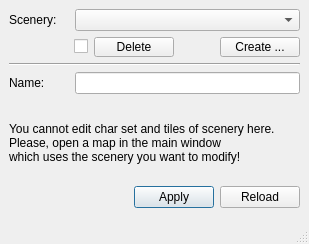
<?xml version="1.0" encoding="UTF-8"?>
<ui version="4.0">
 <class>SceneryEditor</class>
 <widget class="QMainWindow" name="SceneryEditor">
  <property name="geometry">
   <rect>
    <x>0</x>
    <y>0</y>
    <width>309</width>
    <height>244</height>
   </rect>
  </property>
  <property name="windowTitle">
   <string>MainWindow</string>
  </property>
  <widget class="QWidget" name="centralwidget">
   <layout class="QVBoxLayout" name="verticalLayout">
    <item>
     <widget class="QWidget" name="widget_3" native="true">
      <layout class="QVBoxLayout" name="verticalLayout_3">
       <property name="leftMargin">
        <number>0</number>
       </property>
       <property name="topMargin">
        <number>0</number>
       </property>
       <property name="rightMargin">
        <number>0</number>
       </property>
       <property name="bottomMargin">
        <number>0</number>
       </property>
       <item>
        <widget class="QWidget" name="widget_5" native="true">
         <layout class="QFormLayout" name="formLayout_2">
          <property name="leftMargin">
           <number>0</number>
          </property>
          <property name="topMargin">
           <number>0</number>
          </property>
          <property name="rightMargin">
           <number>0</number>
          </property>
          <property name="bottomMargin">
           <number>0</number>
          </property>
          <item row="0" column="0">
           <widget class="QLabel" name="lblScenery">
            <property name="sizePolicy">
             <sizepolicy hsizetype="Fixed" vsizetype="Preferred">
              <horstretch>0</horstretch>
              <verstretch>0</verstretch>
             </sizepolicy>
            </property>
            <property name="minimumSize">
             <size>
              <width>60</width>
              <height>0</height>
             </size>
            </property>
            <property name="maximumSize">
             <size>
              <width>60</width>
              <height>16777215</height>
             </size>
            </property>
            <property name="text">
             <string>Scenery:</string>
            </property>
           </widget>
          </item>
          <item row="0" column="1">
           <widget class="QComboBox" name="scenery"/>
          </item>
         </layout>
        </widget>
       </item>
       <item alignment="Qt::AlignRight">
        <widget class="QWidget" name="widget_6" native="true">
         <layout class="QHBoxLayout" name="horizontalLayout_2">
          <property name="leftMargin">
           <number>0</number>
          </property>
          <property name="topMargin">
           <number>0</number>
          </property>
          <property name="rightMargin">
           <number>0</number>
          </property>
          <property name="bottomMargin">
           <number>0</number>
          </property>
          <item>
           <widget class="QCheckBox" name="checkDelete">
            <property name="text">
             <string/>
            </property>
           </widget>
          </item>
          <item>
           <widget class="QPushButton" name="deleteScenery">
            <property name="sizePolicy">
             <sizepolicy hsizetype="Fixed" vsizetype="Fixed">
              <horstretch>0</horstretch>
              <verstretch>0</verstretch>
             </sizepolicy>
            </property>
            <property name="minimumSize">
             <size>
              <width>80</width>
              <height>20</height>
             </size>
            </property>
            <property name="maximumSize">
             <size>
              <width>80</width>
              <height>20</height>
             </size>
            </property>
            <property name="text">
             <string>Delete</string>
            </property>
           </widget>
          </item>
          <item>
           <spacer name="horizontalSpacer_2">
            <property name="orientation">
             <enum>Qt::Horizontal</enum>
            </property>
            <property name="sizeHint" stdset="0">
             <size>
              <width>40</width>
              <height>20</height>
             </size>
            </property>
           </spacer>
          </item>
          <item alignment="Qt::AlignRight">
           <widget class="QPushButton" name="newScenery">
            <property name="sizePolicy">
             <sizepolicy hsizetype="Fixed" vsizetype="Fixed">
              <horstretch>0</horstretch>
              <verstretch>0</verstretch>
             </sizepolicy>
            </property>
            <property name="minimumSize">
             <size>
              <width>80</width>
              <height>20</height>
             </size>
            </property>
            <property name="maximumSize">
             <size>
              <width>80</width>
              <height>20</height>
             </size>
            </property>
            <property name="text">
             <string>Create ...</string>
            </property>
           </widget>
          </item>
         </layout>
        </widget>
       </item>
      </layout>
     </widget>
    </item>
    <item>
     <widget class="Line" name="line">
      <property name="orientation">
       <enum>Qt::Horizontal</enum>
      </property>
     </widget>
    </item>
    <item>
     <widget class="QWidget" name="widget_2" native="true">
      <layout class="QFormLayout" name="formLayout">
       <property name="verticalSpacing">
        <number>0</number>
       </property>
       <property name="leftMargin">
        <number>0</number>
       </property>
       <property name="topMargin">
        <number>0</number>
       </property>
       <property name="rightMargin">
        <number>0</number>
       </property>
       <property name="bottomMargin">
        <number>0</number>
       </property>
       <item row="0" column="0">
        <widget class="QLabel" name="lblName">
         <property name="sizePolicy">
          <sizepolicy hsizetype="Fixed" vsizetype="Preferred">
           <horstretch>0</horstretch>
           <verstretch>0</verstretch>
          </sizepolicy>
         </property>
         <property name="minimumSize">
          <size>
           <width>60</width>
           <height>0</height>
          </size>
         </property>
         <property name="maximumSize">
          <size>
           <width>60</width>
           <height>16777215</height>
          </size>
         </property>
         <property name="text">
          <string>Name:</string>
         </property>
        </widget>
       </item>
       <item row="0" column="1">
        <widget class="QLineEdit" name="name"/>
       </item>
      </layout>
     </widget>
    </item>
    <item>
     <widget class="QWidget" name="widget" native="true">
      <property name="sizePolicy">
       <sizepolicy hsizetype="Preferred" vsizetype="Preferred">
        <horstretch>0</horstretch>
        <verstretch>0</verstretch>
       </sizepolicy>
      </property>
      <layout class="QVBoxLayout" name="verticalLayout_2">
       <property name="leftMargin">
        <number>0</number>
       </property>
       <property name="topMargin">
        <number>11</number>
       </property>
       <property name="rightMargin">
        <number>0</number>
       </property>
       <property name="bottomMargin">
        <number>11</number>
       </property>
       <item>
        <widget class="QLabel" name="label">
         <property name="text">
          <string>You cannot edit char set and tiles of scenery here.
Please, open a map in the main window
which uses the scenery you want to modify!</string>
         </property>
        </widget>
       </item>
      </layout>
     </widget>
    </item>
    <item alignment="Qt::AlignRight">
     <widget class="QWidget" name="widget_4" native="true">
      <layout class="QHBoxLayout" name="horizontalLayout">
       <property name="leftMargin">
        <number>0</number>
       </property>
       <property name="topMargin">
        <number>0</number>
       </property>
       <property name="rightMargin">
        <number>0</number>
       </property>
       <property name="bottomMargin">
        <number>0</number>
       </property>
       <item>
        <widget class="QPushButton" name="btnApply">
         <property name="text">
          <string>Apply</string>
         </property>
         <property name="default">
          <bool>true</bool>
         </property>
        </widget>
       </item>
       <item>
        <widget class="QPushButton" name="btnReload">
         <property name="text">
          <string>Reload</string>
         </property>
        </widget>
       </item>
      </layout>
     </widget>
    </item>
   </layout>
  </widget>
  <widget class="QStatusBar" name="statusbar"/>
 </widget>
 <resources/>
 <connections/>
</ui>
